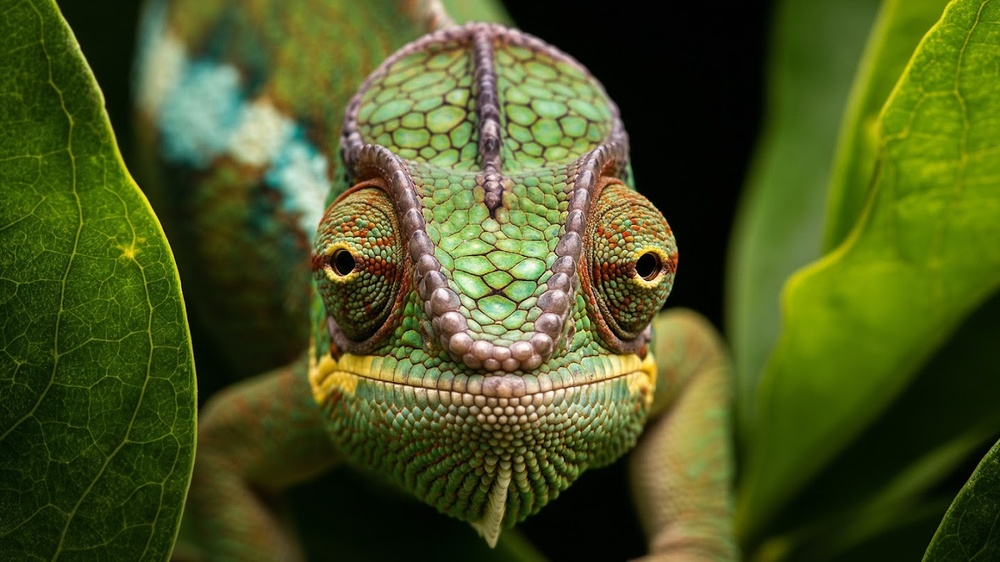
#> input picture Week 4/lab2source.jpg, 1000 x 562 px, shrunk from 1440 x 810 before the run
$ jupyter execute Week4Lab2.ipynb   (shell and % lines are left out)
#> lines starting #> are read from the running program, lines starting #| are printed output that depends on the picture; after the words box and inside, x2 and y2 are one past the last pixel; in counts of white or black regions, pixels touching at a corner belong together
# Image Processing Lab 04 - 02

This notebook uses **simple, beginner‑friendly code** and only:

- `cv2.imread()` → reading images
- `cv2.imwrite()` → saving images
- `matplotlib` → showing images

The tasks follow the lab handout:
1. Image flipping
2. Intensity transformation
3. Bit‑plane slicing

## 1) Import libraries

[cell 1]
import cv2
import numpy as np
import matplotlib.pyplot as plt

## 2) Read and show an image

Change the path to your image.

[cell 2]
# Read image (OpenCV reads as BGR)
img = cv2.imread("lab2source.jpg")
#> img is the input picture: shape (562, 1000, 3); mean B, G, R 33.5, 85.6, 74.8

# Convert BGR → RGB for correct matplotlib display
img_rgb = cv2.cvtColor(img, cv2.COLOR_BGR2RGB)

# Show image
plt.figure(figsize=(6,4))
plt.imshow(img_rgb)
plt.title("Original image")
plt.axis("off")
plt.show()

---
# Part A — Image Flipping

## Image Flipping

Image flipping is a basic geometric transformation used in image processing.
It changes the orientation of an image by reflecting pixel positions across an axis.

### Objective

This section demonstrates three types of image flipping:

- **Horizontal flip** — reflection across the vertical axis (left ↔ right)
- **Vertical flip** — reflection across the horizontal axis (top ↔ bottom)
- **Both directions** — flipping both horizontally and vertically (equivalent to a 180° rotation)

---

### How the code works

1. `cv2.flip()` is used to flip the image:

   - `cv2.flip(img, 1)` → horizontal flip
   - `cv2.flip(img, 0)` → vertical flip
   - `cv2.flip(img, -1)` → both horizontal and vertical

2. A figure is created to display results.

3. Each version of the image is shown in a **2×2 subplot layout**:
   - Original image
   - Horizontal flip
   - Vertical flip
   - Both flips

4. `tight_layout()` adjusts spacing for clearer visualization.

---

### Mathematical idea

If the original image is represented as \( I(x,y) \):

- Horizontal flip:
$$
I'(x,y) = I(W-1-x, y)
$$

- Vertical flip:
$$
I'(x,y) = I(x, H-1-y)
$$

where \( W \) and \( H \) are image width and height.

---

### Result

The output figure allows visual comparison between:

- the original image,
- horizontal reflection,
- vertical reflection,
- and combined flipping.

[cell 3]
# Horizontal flip
hflip = cv2.flip(img_rgb, 1)

# Vertical flip
vflip = cv2.flip(img_rgb, 0)
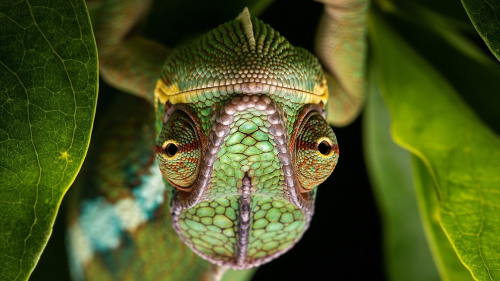
#> vflip: shape (562, 1000, 3) (shown at 1/2 size); mean R, G, B 74.8, 85.6, 33.5

# Both directions
hvflip = cv2.flip(img_rgb, -1)
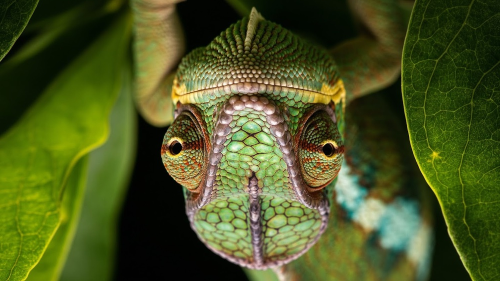
#> hvflip: shape (562, 1000, 3) (shown at 1/2 size); mean R, G, B 74.8, 85.6, 33.5

# Show results
plt.figure(figsize=(10,6))

plt.subplot(2,2,1)
plt.imshow(img_rgb)
plt.title("Original")
plt.axis("off")

plt.subplot(2,2,2)
plt.imshow(hflip)
plt.title("Horizontal flip")
plt.axis("off")

plt.subplot(2,2,3)
plt.imshow(vflip)
plt.title("Vertical flip")
plt.axis("off")

plt.subplot(2,2,4)
plt.imshow(hvflip)
plt.title("Both flips")
plt.axis("off")

plt.tight_layout()
plt.show()

## Mirror Effect (Image Reflection)

This section creates a **mirror effect** by placing the original image next to its horizontally flipped version.

### Objective

The goal is to generate a reflected image similar to a mirror by combining:

- the **original image**
- the **horizontally flipped image**

This demonstrates basic image manipulation using array concatenation.

---

### How the code works

1. The image is flipped horizontally (already stored as `hflip`).
2. The original and flipped images are combined side-by-side using `np.concatenate()`:
   - `axis=1` means horizontal concatenation.
3. The resulting mirror image is displayed using `matplotlib`.
4. The output is saved using `cv2.imwrite()`.

---

### Key concept

Images are stored as matrices (arrays).
By joining two matrices horizontally, we create a larger image:

$$
\text{MirrorImage} = [\text{Original} \;|\; \text{Flipped}]
$$

---

### Explanation of important lines

- `np.concatenate((img_rgb, hflip), axis=1)`
  Combines both images horizontally.

- `plt.imshow(mirror)`
  Displays the mirror effect.

- `cv2.imwrite(...)`
  Saves the result to disk.
  Since OpenCV uses **BGR** format, conversion from RGB to BGR is required before saving.

---

### Result

The output image shows:

- Left side → Original image
- Right side → Mirror reflection

[cell 4]
# Mirror effect (original + flipped)
mirror = np.concatenate((img_rgb, hflip), axis=1)
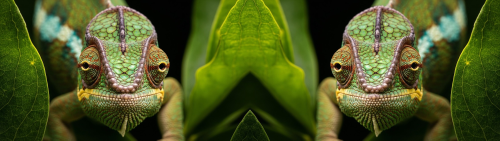
#> mirror: shape (562, 2000, 3) (shown at 1/4 size); mean R, G, B 74.8, 85.6, 33.5

plt.figure(figsize=(8,4))
plt.imshow(mirror)
plt.title("Mirror effect")
plt.axis("off")
plt.show()

# Save result
cv2.imwrite("mirror_output.jpg", cv2.cvtColor(mirror, cv2.COLOR_RGB2BGR))
#> Out = True

---
# Part B — Intensity Transformation

## Convert Image to Grayscale

Most image processing operations are easier to perform on **grayscale images**, where each pixel represents only intensity rather than color.

### Objective

The goal of this step is to convert an RGB color image into a single-channel grayscale image.

---

### How the code works

1. The image is converted from RGB to grayscale using:

```python
cv2.cvtColor(img_rgb, cv2.COLOR_RGB2GRAY)

[cell 5]
# Convert to grayscale
gray = cv2.cvtColor(img_rgb, cv2.COLOR_RGB2GRAY)

plt.figure(figsize=(5,4))
plt.imshow(gray, cmap="gray")
plt.title("Grayscale image")
plt.axis("off")
plt.show()

## B1) Image Negative

## Image Negative (Intensity Inversion)

The image negative operation inverts pixel intensities so that dark areas become bright and bright areas become dark.

### Objective

The purpose of this transformation is to:

- Enhance details in dark regions
- Improve visual interpretation in some medical and scientific images
- Demonstrate a basic intensity transformation

---

### How the code works

1. The negative image is created using:

```python
negative = 255 - gray

2. For an **8-bit grayscale image**, intensity values range from **0 to 255**:

- `0` (black) becomes `255` (white)
- `255` (white) becomes `0` (black)

3. The original and negative images are displayed side-by-side using subplots.

4. The result is saved using:

```python
cv2.imwrite("negative.jpg", negative)

### Mathematical idea

For each pixel intensity \( r \):

$$
s = 255 - r
$$

where:

- \( r \) = original pixel value
- \( s \) = transformed pixel value

---

### Result

- Left image → Original grayscale image
- Right image → Negative (intensity-inverted) image

[cell 6]
negative = 255 - gray
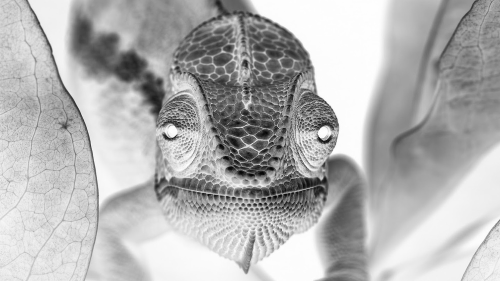
#> negative: shape (562, 1000) (shown at 1/2 size); min 0, max 255, mean 178.6

plt.figure(figsize=(10,4))

plt.subplot(1,2,1)
plt.imshow(gray, cmap='gray')
plt.title("Original gray")
plt.axis("off")

plt.subplot(1,2,2)
plt.imshow(negative, cmap='gray')
plt.title("Negative")
plt.axis("off")

plt.show()

# Save
cv2.imwrite("negative.jpg", negative)
#> Out = True

## B2) Gamma Curves

## Gamma Transformation Curves

Gamma transformation (also called power-law transformation) is used to adjust image brightness by applying a nonlinear mapping to pixel intensities.

### Objective

The goal of this section is to visualize how different **gamma (\(\gamma\)) values** change intensity mapping.

---

### How the code works

1. A list of gamma values is defined:

```python
gammas = [0.02, 0.2, 0.5, 0.8, 1, 2, 3, 3.5, 4]

2. Input intensity values are generated between **0 and 1**:

```python
r = np.linspace(0,1,1000)

[cell 7]
gammas = [0.02, 0.2, 0.5, 0.8, 1, 2, 3, 3.5, 4]

r = np.linspace(0,1,1000)

plt.figure(figsize=(7,5))
for g in gammas:
    s = r**g
    plt.plot(r, s, label=f"gamma={g}")

plt.title("Gamma curves (normalized)")
plt.xlabel("r")
plt.ylabel("s")
plt.legend()
plt.show()

## B3) Gamma Correction on Image

## Gamma Correction (Image Enhancement)

Gamma correction is a nonlinear intensity transformation used to adjust image brightness.

### Objective

The purpose of this step is to enhance image appearance by applying a gamma transformation to the grayscale image.

---

### How the code works

1. A gamma value is selected:

```python
gamma = 0.7

[cell 8]
gamma = 0.7

# Normalize to [0,1]
gray_norm = gray / 255.0

# Apply gamma
gamma_img = np.power(gray_norm, gamma)
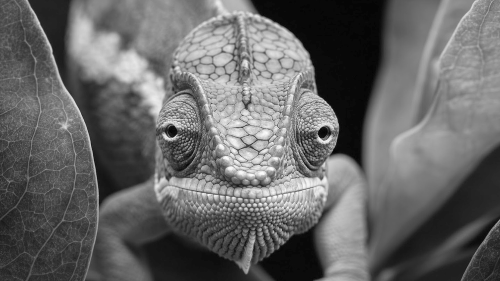
#> gamma_img: shape (562, 1000) float64 (shown at 1/2 size); min 0, max 1, mean 0.402

# Back to uint8
gamma_img = np.uint8(gamma_img * 255)

plt.figure(figsize=(10,4))

plt.subplot(1,2,1)
plt.imshow(gray, cmap='gray')
plt.title("Original")

plt.subplot(1,2,2)
plt.imshow(gamma_img, cmap='gray')
plt.title(f"Gamma={gamma}")

plt.axis("off")
plt.show()

cv2.imwrite("gamma_output.jpg", gamma_img)
#> Out = True

## B4) Set intensity range [A,B] to white

## Intensity Range Mapping (Range Highlighting)

This section highlights a selected intensity range in a grayscale image by setting all pixel values within a chosen interval to white.

### Objective

The goal is to emphasize pixels whose intensities fall within a specific range \([A, B]\).
This can be useful for:

- Highlighting structures with similar brightness
- Simple segmentation tasks
- Visual analysis of specific intensity regions

---

### How the code works

1. Define the intensity range:
   - `A = 80`
   - `B = 140`

2. Create a copy of the original grayscale image so the original data remains unchanged.

3. Create a **mask** using logical conditions:
   - Pixels with intensity between `A` and `B` are selected.

4. Set the selected pixels to **255 (white)**.

5. Display:
   - Original grayscale image
   - Processed image with highlighted range

6. Save the output image using `cv2.imwrite()`.

---

### Mathematical idea

For each pixel intensity \( I(x,y) \):

$$
I'(x,y) =
\begin{cases}
255, & \text{if } A \leq I(x,y) \leq B \\
I(x,y), & \text{otherwise}
\end{cases}
$$

---

### Explanation of key lines

- `mask = (range_img >= A) & (range_img <= B)`
  Creates a boolean mask selecting pixels inside the range.

- `range_img[mask] = 255`
  Assigns white intensity to all selected pixels.

---

### Result

- The left image shows the original grayscale image.
- The right image shows the selected intensity range highlighted in white.

[cell 9]
A = 80
B = 140

range_img = gray.copy()

mask = (range_img >= A) & (range_img <= B)
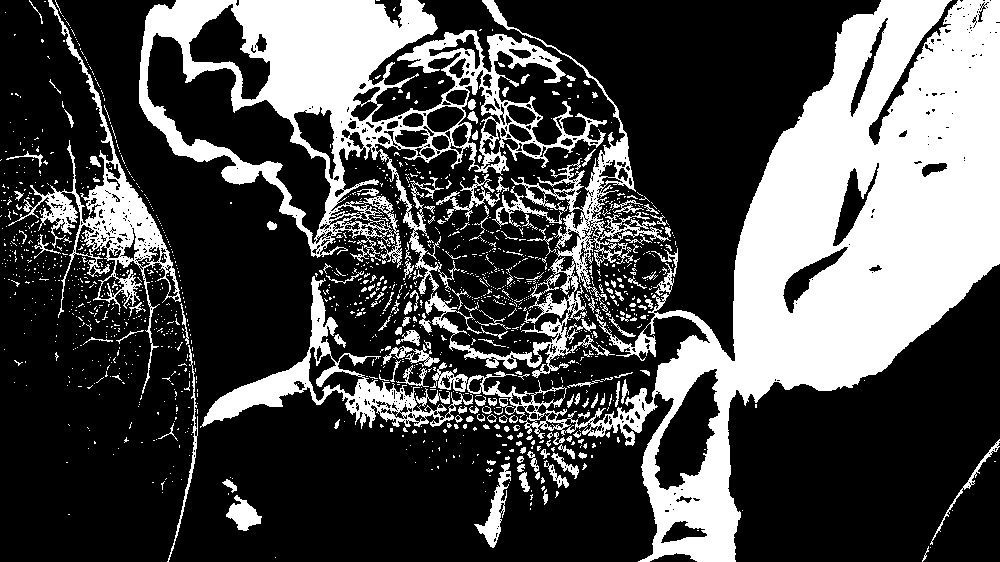
#> mask: shape (562, 1000) bool; 29.9% white; 1440 white regions (1279 under 20 px), largest, box (x1, y1, x2, y2) and area: (467, 0, 1000, 562) 90624, (139, 0, 607, 294) 37129, (425, 0, 636, 378) 8452
range_img[mask] = 255
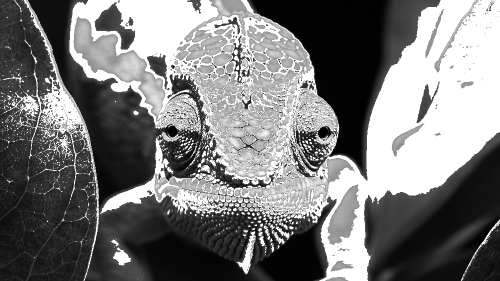
#> range_img: shape (562, 1000) (shown at 1/2 size); min 0, max 255, mean 120.5

plt.figure(figsize=(10,4))

plt.subplot(1,2,1)
plt.imshow(gray, cmap='gray')
plt.title("Original")

plt.subplot(1,2,2)
plt.imshow(range_img, cmap='gray')
plt.title("Range set to white")

plt.axis("off")
plt.show()

cv2.imwrite("range_output.jpg", range_img)
#> Out = True

---
# Part C — Bit‑Plane Slicing

## Bit-Plane Slicing (Bit-Plane Decomposition)

In an **8-bit grayscale image**, each pixel intensity is represented by **8 binary bits**:

- **Bit 0** → Least Significant Bit (LSB)
- **Bit 7** → Most Significant Bit (MSB)

Bit-plane slicing separates an image into its individual binary layers (bit planes). This helps us understand how different bits contribute to image information:

- Lower bits (0–2) mostly contain fine details and noise.
- Middle bits contain moderate structural information.
- Higher bits (6–7) contain the main visual structure and brightness information.

---

### How the code works

1. A figure is created to display all bit planes.
2. The loop runs from bit `0` to `7`.
3. For each bit:
   - The image is shifted right by `k` positions.
   - A bitwise AND (`& 1`) extracts only that bit.
   - Values are multiplied by 255 so the result becomes visible as black (0) and white (255).
4. Each bit plane is shown as a subplot in a **2×4 grid**.
5. The final layout is adjusted using `tight_layout()`.

---

### Mathematical idea

For each pixel intensity \( I \):

$$
\text{BitPlane}_k = ((I >> k) \& 1)
$$

where:

- `>>` shifts bits to the right.
- `& 1` keeps only the selected bit.

---

### Applications

Bit-plane slicing is useful in:

- Image compression
- Digital watermarking
- Image enhancement analysis
- Understanding how image information is distributed across bits

[cell 10]
plt.figure(figsize=(10,6))

for k in range(8):
    bit = ((gray >> k) & 1) * 255

    plt.subplot(2,4,k+1)
    plt.imshow(bit, cmap='gray')
    plt.title(f"Bit {k}")
    plt.axis("off")
#> this loop made 8 passes
#> pass 1, `bit = ((gray >> k) & 1) * 255`:
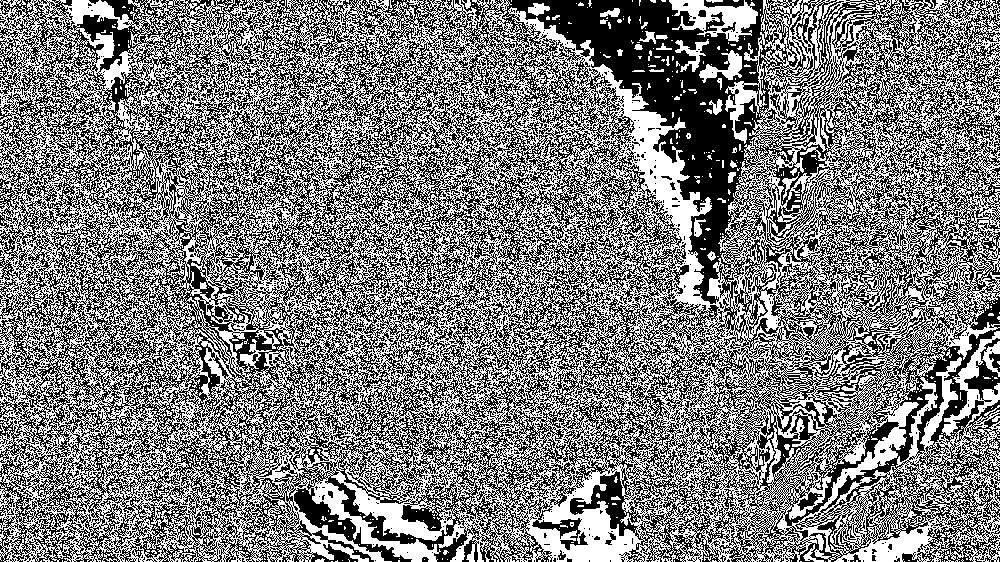
#> bit: shape (562, 1000); 49.5% white in thin lines or dots

plt.tight_layout()
plt.show()
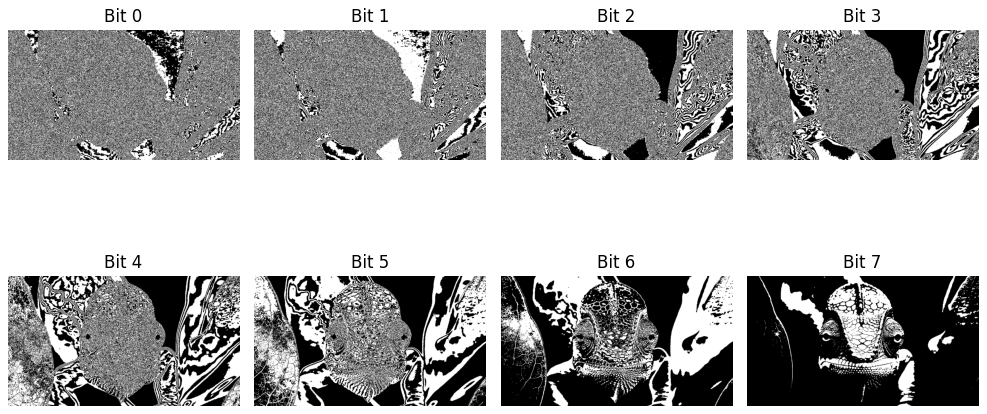
#> figure drawn by matplotlib, 8 panels
